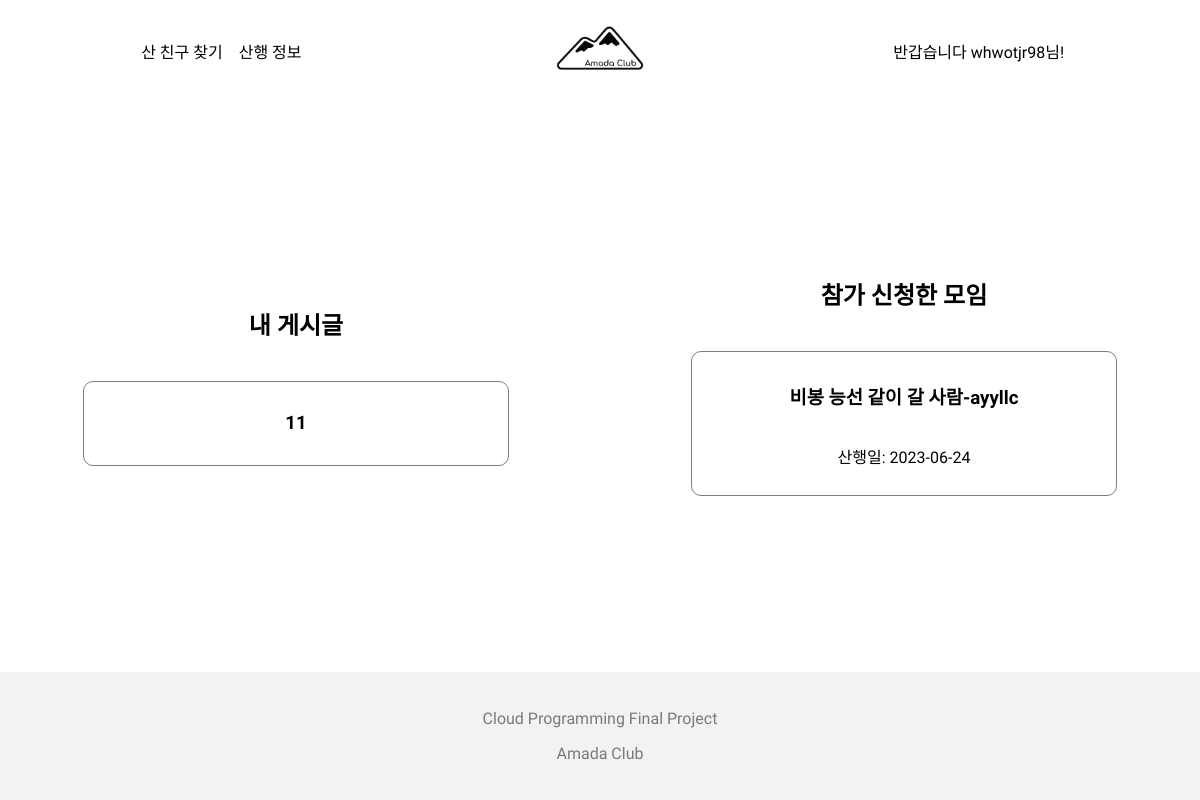
The app's page / (signed in) with its own data.
### hiking_routes/models.py (models this page shows, shortened)
class Post(models.Model):
    title = models.CharField(max_length=50)
    author = models.ForeignKey(User, null=False, on_delete=models.CASCADE)
    content = models.TextField(max_length=500)
    image = models.ImageField(upload_to='hiking_route/images/%Y/%M/%D/', blank=True)
    created_at = models.DateTimeField(auto_now_add=True)
    updated_at = models.DateTimeField(auto_now=True)
    max_member = models.IntegerField(default=1, validators=[MinValueValidator(1)])
    date = models.CharField(max_length=50, null=False, blank=False)
    start_point = models.CharField(max_length=30)
    end_point = models.CharField(max_length=30)
    def get_absolute_url(self):
        return f'/routes/{self.pk}'

### single_pages/views.py (the view)
# urls.py: path('', views.index),
def index(request):
    if request.user.is_authenticated:
        recent_post = Post.objects.filter(author=request.user)
        recent_post = recent_post.order_by('-pk')[0:5]
        parti = Participate.objects.filter(author=request.user).order_by('-pk')
        participated_list = []
        for p in parti:
            participated_list.append(p.post)
        return render(
            request,
            'single_pages/index.html',
            {
                'recent_post': recent_post,
                'participated_list': participated_list
            }
        )
    else:
        return render(
            request,
            'single_pages/index.html'
        )

### single_pages/templates/single_pages/index.html (shortened to what this page needs)
{% extends 'base/base.html' %}
{% load static %}
{% block main_area %}
    {% if user.is_authenticated %}
        <div class="intro-box logined">
            <div class="intro-list-box">
                <h2>내 게시글</h2>
                {% if recent_post %}
                    {% for post in recent_post %}
                        <div class="intro-el-box">
                            <a href="{{ post.get_absolute_url }}"><h3>{{ post.title }}</h3></a>
                        </div>
                    {% endfor %}
                {% else %}
                    <p>글이 존재하지 않습니다</p>
                {% endif %}
            </div>
            <div class="intro-list-box">
                <h2>참가 신청한 모임</h2>
                {% if participated_list %}
                    {% for post in participated_list %}
                        <div class="intro-el-box">
                            <a href="{{ post.get_absolute_url }}"><h3>{{ post.title }}-{{ post.author }}</h3></a>
                            <p>산행일: {{ post.date }}</p>
                        </div>
                    {% endfor %}
                {% else %}
                    <p>글이 존재하지 않습니다</p>
                {% endif %}
            </div>
        </div>
    {% endif %}
{% endblock %}

### templates/base/navbar.html
{% load static %}
<div class="header">
    <div class="header-nav">
        {% if user.is_authenticated %}
            <a class="header-nav-anchor" href="/routes/">산 친구 찾기</a>
            <a class="header-nav-anchor" href="/info/">산행 정보</a>
        {% endif %}
    </div>
    <a href="/"><img class="logo" src="{% static 'base/image/amada_black.png' %}" ></a>
    <div class="header-nav">
        {% if user.is_authenticated %}
            <a href="/account/logout/" class="header-nav-anchor">반갑습니다 {{ user.username }}님!</a>
        {% else %}
            <a href="/account/login/" class="header-nav-anchor">로그인</a>
            <a href="/account/signup/" class="header-nav-anchor">회원가입</a>
        {% endif %}
    </div>
</div>

### static/base/css/style.css (style rules this page uses)
* { font-family: 'Black Han Sans', sans-serif; font-family: 'Gugi', cursive; }
html, body { margin: 0; padding: 0; height: 100vh; }
a { color: black; text-decoration: none; }
.header { box-sizing: border-box; padding: 0 2rem; height: 5rem; width: 100%; position: fixed; display: grid; grid-template-columns: repeat(3, 1fr); place-items: center; background-color: #FFF; }
.header-nav { display: flex; align-items: center; gap: 1rem; }
.header-nav-anchor { display:inline-block; margin:0; }
.header-nav-anchor:after { display:block; content: ''; border-bottom: solid 2px #000; transform: scaleX(0); transition: transform 250ms ease-in-out; }
.logo { height: 100px; }

### static/base/css/intro.css (style rules this page uses)
.intro-box { height: 100%; display: flex; flex-direction: column; align-items: center; justify-content: center; gap: 1rem; }
.logined { flex-direction: row; justify-content: space-around; }
.intro-list-box { display: flex; flex-direction: column; align-items: center; gap: 1.25rem; }
.intro-el-box { padding: 0.725rem; border: 1px solid rgba(0, 0, 0, 0.5); min-width: 400px; border-radius: 10px; display: flex; flex-direction: column; align-items: center; }

### records on screen
Post: title "11"
Post: title "비봉 능선 같이 갈 사람", author "ayyllc", date "2023-06-24"

### other values on screen
{{ user.username }} "whwotjr98"
